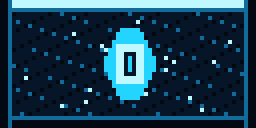
#> input picture assets/cosmetics/capes/vortex-crest.png, 64 x 32 px (shown 4 times larger); its folder holds only this picture in this run
$ python normalize_cape_atlas.py
#> lines starting #> are read from the running program, lines starting #| are printed output that depends on the picture
from pathlib import Path
from PIL import Image

root = Path(__file__).resolve().parents[1] / "assets" / "cosmetics" / "capes"
for path in root.glob("*.png"):
    image = Image.open(path).convert("RGBA")
#> image is the input picture: PIL image 64x32 RGBA; mean R, G, B, A 25.5, 59.4, 80.8, 255
    if image.size == (64, 64):
        continue
    if image.size != (64, 32):
        raise RuntimeError(f"Unexpected texture size for {path}: {image.size}")
    atlas = Image.new("RGBA", (64, 64), (0, 0, 0, 0))
#> atlas: PIL image 64x64 RGBA; every value is 0
    atlas.alpha_composite(image, (0, 0))
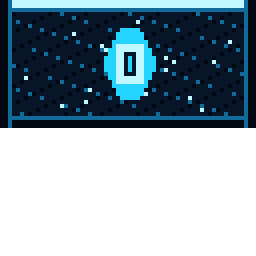
#> atlas: PIL image 64x64 RGBA (shown 4 times larger); mean R, G, B, A 12.8, 29.7, 40.4, 127.5; transparent parts drawn white
    atlas.save(path)
